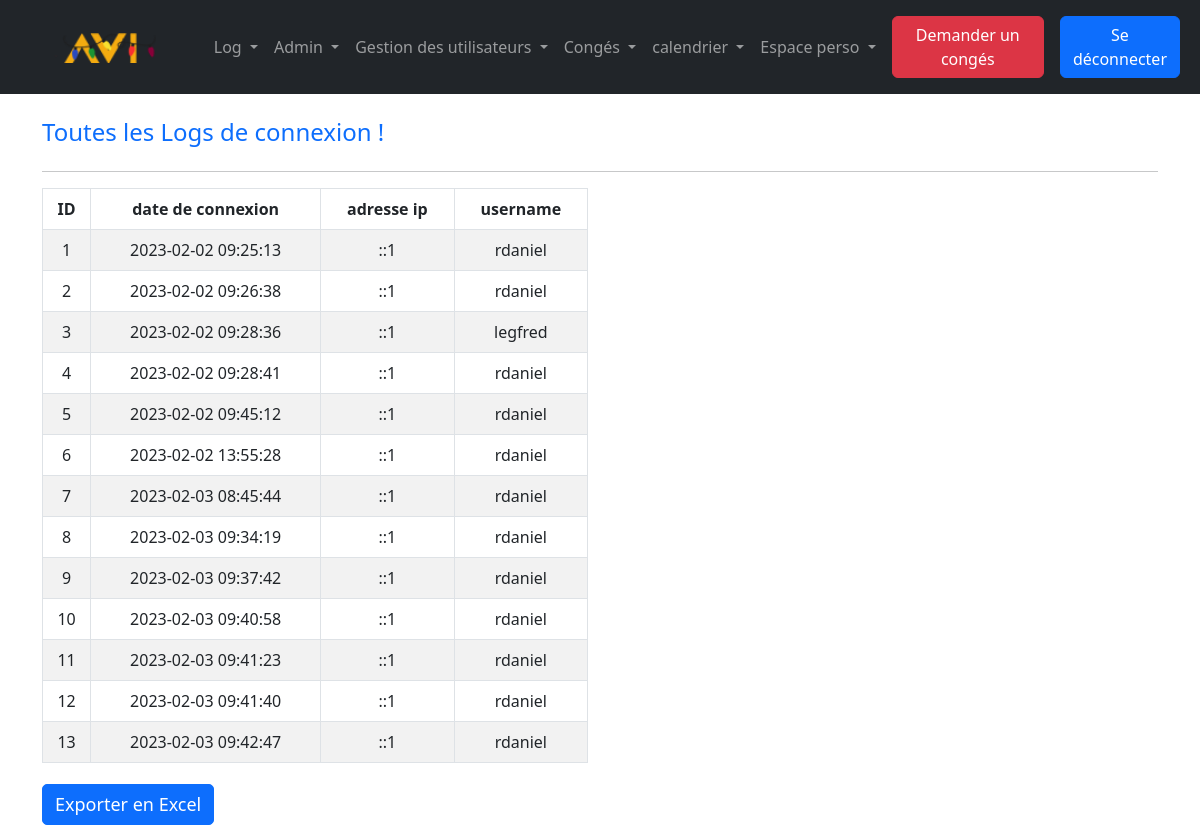
The app's page /index.php?action=logconnexion&id=1 (signed in) with its own data.
### tables this page shows
CREATE TABLE `log_connexion` (
  `id_log` int(11) NOT NULL,
  `date_connexion` datetime NOT NULL,
  `ip_adress` varchar(255) NOT NULL,
  `username` varchar(255) NOT NULL,
  `connection` varchar(255) NOT NULL
);

### src/lib/database.php (called while the page is built, shortened)
<?php
class DatabaseConnection
{
    public ?\PDO $database = null;
    public function getConnection(): \PDO
    {
        if ($this->database === null) {
            $this->database = new \PDO('mysql:host=localhost;dbname=intranet;charset=utf8', 'root', '');
        }
        return $this->database;
    }
}

### src/model/User.php (called while the page is built, shortened)
<?php
require_once('src/lib/database.php');
class User_Model
{
        public DatabaseConnection $connection;
        public function getCrudLog(){
            $stmt = $this->connection->getConnection()->prepare("
                                            SELECT id_log, date_connexion, ip_adress, username
                                            FROM log_connexion");
            $stmt->execute();
            $cruds = [];
            while (($row = $stmt->fetch())) {
                $crud = new User();
                $crud->id_log = $row['id_log'];
                $crud->date_connexion = $row['date_connexion'];
                $crud->ip_adress = $row['ip_adress'];
                $crud->username = $row['username'];
                $cruds[] = $crud;
            }
            return $cruds;
        }
}

### templates/Log/log_connexion.php (the view, shortened to what this page needs)
  <div class="container">
    <div class="row mt-4">
      <div class="col-lg-6 d-flex justify-content-between align-items-center">
        <div>
          <h4 class="text-primary">Toutes les Logs de connexion !</h4>
        </div>
      </div>
    </div>
    <hr>
    <div class="row">
      <div class="col-lg-6">
        <div class="table-responsive">
          <table class="table table-striped table-bordered text-center" id="table">
            <thead>
              <tr>
                <th>ID</th>
                <th>date de connexion</th>
                <th>adresse ip</th>
                <th>username</th>
              </tr>
            </thead>
            <tbody>
                <?php
                foreach($cruds as $crud){
                    $id_log = $crud->id_log;
                ?>
                <tr>
                    <td data-id="<?= $id_log ?>"><?= $id_log ?></td>
                    <td data-id="<?= $id_log ?>"><?= $crud->date_connexion ?></td>
                    <td data-id="<?= $id_log ?>"><?= $crud->ip_adress ?></td>
                    <td data-id="<?= $id_log ?>"><?= $crud->username ?></td>
                </tr>
                <?php
                }
                ?>
            </tbody>
          </table>
        </div>
      </div>
    </div>
    <button class="btn btn-primary" onclick="exportData()">Exporter en Excel</button>
  </div>
<?php require('templates/layout.php') ?>

### assets/css/style.css (style rules this page uses)
input, textarea, button { padding: 8px 15px; border-radius: 5px !important; margin: 5px 0px; box-sizing: border-box; border: 1px solid #ccc; font-size: 18px !important; font-weight: 300 }

### records on screen
log_connexion: id_log "1", date_connexion "2023-02-02 09:25:13", ip_adress "::1", username "rdaniel"
log_connexion: id_log "2", date_connexion "2023-02-02 09:26:38", ip_adress "::1", username "rdaniel"
log_connexion: id_log "3", date_connexion "2023-02-02 09:28:36", ip_adress "::1", username "legfred"
log_connexion: id_log "4", date_connexion "2023-02-02 09:28:41", ip_adress "::1", username "rdaniel"
log_connexion: id_log "5", date_connexion "2023-02-02 09:45:12", ip_adress "::1", username "rdaniel"
log_connexion: id_log "6", date_connexion "2023-02-02 13:55:28", ip_adress "::1", username "rdaniel"
log_connexion: id_log "7", date_connexion "2023-02-03 08:45:44", ip_adress "::1", username "rdaniel"
log_connexion: id_log "8", date_connexion "2023-02-03 09:34:19", ip_adress "::1", username "rdaniel"
log_connexion: id_log "9", date_connexion "2023-02-03 09:37:42", ip_adress "::1", username "rdaniel"
log_connexion: id_log "10", date_connexion "2023-02-03 09:40:58", ip_adress "::1", username "rdaniel"
log_connexion: id_log "11", date_connexion "2023-02-03 09:41:23", ip_adress "::1", username "rdaniel"
log_connexion: id_log "12", date_connexion "2023-02-03 09:41:40", ip_adress "::1", username "rdaniel"
log_connexion: id_log "13", date_connexion "2023-02-03 09:42:47", ip_adress "::1", username "rdaniel"
